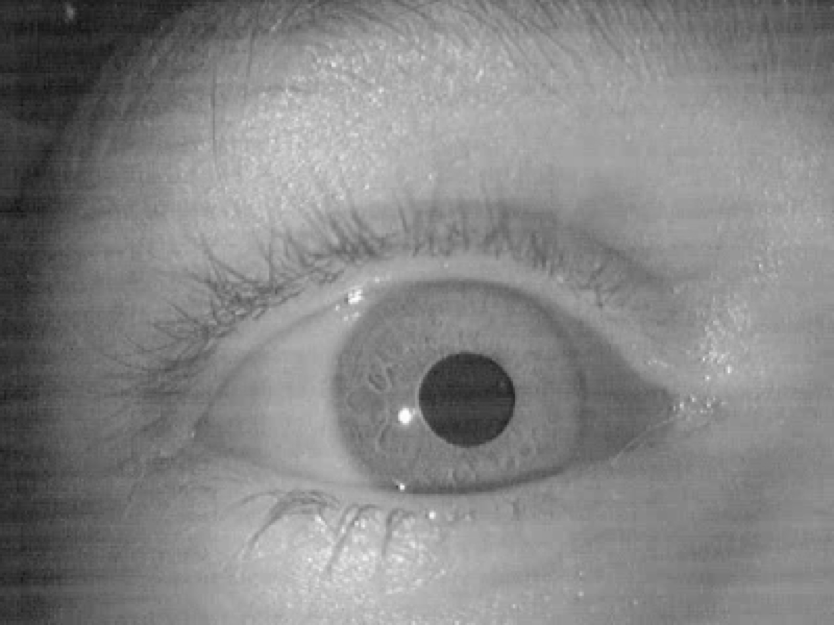
#> input picture Filtering/Img1_OriginalImage.png, 834 x 625 px, given in place of the camera
$ python eyeTrackingMainEdit.py   (older library calls are emulated)
#> lines starting #> are read from the running program, lines starting #| are printed output that depends on the picture; after the words box and inside, x2 and y2 are one past the last pixel; in counts of white or black regions, pixels touching at a corner belong together
### Accuracy/imgThreshold.py
#author: Nadezhda Shivarova
#date created: 19/03/16
#Description: Combining thresholding and math morphology into
#a single function to use within main()

import numpy as np
import math
import cv2
#import removeOutliersThresh as outliers
import bi_level_img_threshold as thresh


from matplotlib import pyplot as plt


def imgThreshold(frame):

    # Convert to greyscale frame
    frame_gray = cv2.cvtColor(frame, cv2.COLOR_BGR2GRAY)
    cv2.imshow('original',frame_gray)

    # Create structuring element - disk to remove glint
    struct_el = cv2.getStructuringElement(cv2.MORPH_ELLIPSE,(25,25))
    frame_open = cv2.morphologyEx(frame_gray, cv2.MORPH_OPEN, struct_el)
    cv2.imshow('open',frame_open)

    # Get histogram of frame
    # more efficient than calcHist and eliminates memory error
    hist_img = np.bincount(frame_gray.flatten())
    print('len_hist',len(hist_img))
    # truncate histogram to remove bin 0 and bin 255 instead of removing outliers which
    # removes all the bins
    hist_img = hist_img[1:len(hist_img)-2]

    # Pass histogram to adaptive thresholding to determine level

    threshLevel = thresh.bi_level_img_threshold(hist_img)
    if(threshLevel > 100):
        threshLevel = 45

    # Adjust start index of hist and add manual level adjustment
    #threshLevelAdjust = threshLevel + lower_index
    #print('Bi level thresh', threshLevelAdjust)


    # Threshold frame using level obtained from adaptive threshold
    print ("thresh level %d " % threshLevel)
    ret,threshPupil = cv2.threshold(frame_open,threshLevel,255,cv2.THRESH_BINARY)
    cv2.imshow('thresh pupil',threshPupil)


    # Invert and threshold frame to isolate only glint
    #frameInv = np.invert(frame_gray)
    #cv2.imshow('frameInv',frameInv)

    ret,threshGlint = cv2.threshold(frame_gray,200,255,cv2.THRESH_BINARY_INV)
    cv2.imshow('thresh glint',threshGlint)

    return threshPupil, threshGlint

### Accuracy/bi_level_img_threshold.py
#author: Nadezhda Shivarova
#date created: 30/11/15
#Description: Perform Bi-Level Image Threshold on a histogram to determine the optimal threshold level
#Using the algorithm in the paper Bi Level Img Thresholding, Antonio dos Anjos

import numpy as np

def bi_level_img_threshold( hist ):
    hist = hist.flatten()
	#print('len hist ', len(hist))
    if(len(hist)>0):
		#start and end index of the histogram
		I_s = 0
		I_e = len(hist)-1
		#print('I_e ', I_e, 'I_m ', (I_s+I_e)/2)
		#print('hist [Ie]', hist[I_e])
		#starting point: get right and left weights of histogram and
		#determine the midpoint base triangle

		I_m = (I_s+I_e)/2
		W_l = np.sum(hist[I_s : I_m])
		W_r = np.sum(hist[I_m+1 : I_e])
		#print('W_l ', W_l, 'W_r ', W_r)

		while (I_s != I_e):
			if (W_r > W_l):
				W_r = W_r - hist[I_e]
				#print('Wr ', W_r)
				I_e = I_e - 1
				#print('Ie new', I_e)

				if ((I_s+I_e)/2 < I_m):
					W_l = W_l - hist[I_m]
					W_r = W_r + hist[I_m]
					I_m = I_m - 1

			#apply the algorithm mirrored, I_m tends towards depression
			elif (W_l >= W_r):
				W_l = W_l + hist[I_s]
				I_s = I_s + 1

				if ((I_s+I_e)/2 > I_m):
					W_l = W_l + hist[I_m+1]
					W_r = W_r - hist[I_m+1]
					I_m = I_m + 1
    else:
		I_m = 45
	#I_s and I_e get closer until they are equal to I_m
	#I_m is the optimal threshold i.e. depression between left and right side

	#for overshot threshold level, choose manual
#    if(I_m > 100):
#        I_m = 45

    return I_m

### Accuracy/edgeDetection.py

import numpy as np
import cv2
from matplotlib import pyplot as plt


def getContours(image):
    global mask
    _,contours, hierarchy = cv2.findContours(image, cv2.RETR_TREE, cv2.CHAIN_APPROX_NONE)
    cnts = sorted(contours, key = cv2.contourArea, reverse = True)[:10]


    mainContour = None
    mainMoments = None
    contourCentreX = None
    contourCentreY = None

    maxArea = 0.0
#    print " "
    for c in cnts:
        area = cv2.contourArea(c)
#        print "pupil area: %d" % area
        if area > maxArea and area > 600 and area < 3000: #ensure the correct contour is detected
            M_2 = cv2.moments(c)
            cX = int(M_2['m10']/M_2['m00'])
            cY = int(M_2['m01']/M_2['m00'])
            if cX >= topLeftCornerX and cY >= topLeftCornerY and cX <= bottomRightCornerX and cY <= bottomRightCornerY:
                maxArea = area
                mainContour = c
                M = cv2.moments(c)
                contourCentreX = int(M['m10']/M['m00'])
                contourCentreY = int(M['m01']/M['m00'])

#    if mainContour is None:
#        print "pupil contour is none"

    print maxArea
    return contourCentreX, contourCentreY, mainContour

# [110 lines left out: functions getContoursVideo, getContoursCorneal, getContoursCornealVideo, not called in this run]


#input is 2 thresholded images. 1.for pupil 2. for corneal
def edgeDetectionAlgorithm(pupilThreshold, cornealThreshold):
    global isPupilDetected
    global isCornealDetected
    global cpX
    global cpY
    global topLeftCornerX
    global topLeftCornerY
    global bottomRightCornerX
    global bottomRightCornerY


    cpX = None
    cpY = None
    ccX = None
    ccY = None
    cp = None
    cc = None

    isPupilDetected = 0
    isCornealDetected = 0

    edgeLimit = 4

    w,h = pupilThreshold.shape

    topLeftCornerX = h / edgeLimit
    topLeftCornerY = w / edgeLimit
    bottomRightCornerX = h / edgeLimit * (edgeLimit-1)
    bottomRightCornerY = w / edgeLimit * (edgeLimit-1)


    #--------------------- Detect pupil -----------------#
    cpX, cpY, cp = getContours(pupilThreshold)


    if cpX is None or cpY is None:  #check is pupil has been detected
        isPupilDetected = 1
        print "pupil not detected"
        cv2.waitKey(1)
    else:
        #--------------------- Detect corneal -----------------#

        # Need thresholded image for corneal detection
        ccX, ccY, cc = getContoursCorneal(cornealThreshold)
#        print "corneal values"
#        print ccX
#        print ccY


        if ccX is None or ccY is None:  #check is pupil has been detected
            isCornealDetected = 1
            print "corneal not detected"
            cv2.waitKey(1)

    return cpX,cpY,cp,ccX,ccY,cc


#input is 2 thresholded images. 1.for pupil 2. for corneal
# [55 lines left out: function edgeDetectionAlgorithmVideo, not called in this run]

### Accuracy/getCalibrationUnknowns.py
import numpy as np

# 1366  x 768
# 153.6
# 76.8

def calibration(pupilX, pupilY, glintX, glintY, calibrationX, calibrationY):
    "Finds the unknown values in equation for relative gaze points"

	#X differences of glint-pupil vector
    deltaX = [(pupilX[0] - glintX[0]), (pupilX[1] - glintX[1]), (pupilX[2] - glintX[2]), (pupilX[3] - glintX[3]),
    (pupilX[4] - glintX[4]), (pupilX[5] - glintX[5]), (pupilX[6] - glintX[6]), (pupilX[7] - glintX[7]), (pupilX[8] - glintX[8])]

	#Y differences of glint-pupil vector
    deltaY = [(pupilY[0] - glintY[0]), (pupilY[1] - glintY[1]), (pupilY[2] - glintY[2]), (pupilY[3] - glintY[3]),
    (pupilY[4] - glintY[4]), (pupilY[5] - glintY[5]), (pupilY[6] - glintY[6]), (pupilY[7] - glintY[7]), (pupilY[8] - glintY[8])]

	#Equations matrix
    #2nd order (6 unknowns, 9 equations)
    a = np.array([[1, deltaX[0], deltaY[0], deltaX[0] * deltaY[0], deltaX[0]**2, deltaY[0]**2],
                  [1, deltaX[1], deltaY[1], deltaX[1] * deltaY[1], deltaX[1]**2, deltaY[1]**2],
                  [1, deltaX[2], deltaY[2], deltaX[2] * deltaY[2], deltaX[2]**2, deltaY[2]**2],
                  [1, deltaX[3], deltaY[3], deltaX[3] * deltaY[3], deltaX[3]**2, deltaY[3]**2],
                  [1, deltaX[4], deltaY[4], deltaX[4] * deltaY[4], deltaX[4]**2, deltaY[4]**2],
                  [1, deltaX[5], deltaY[5], deltaX[5] * deltaY[5], deltaX[5]**2, deltaY[5]**2],
                  [1, deltaX[6], deltaY[6], deltaX[6] * deltaY[6], deltaX[6]**2, deltaY[6]**2],
                  [1, deltaX[7], deltaY[7], deltaX[7] * deltaY[7], deltaX[7]**2, deltaY[7]**2],
                  [1, deltaX[8], deltaY[8], deltaX[8] * deltaY[8], deltaX[8]**2, deltaY[8]**2]])
    print 'Equations matrix'
    print a

	#Answer matrix for x
	#2nd order (6 unknowns)
    b = np.array([[calibrationX[0]], [calibrationX[1]], [calibrationX[2]], [calibrationX[3]], [calibrationX[4]], [calibrationX[5]],
    [calibrationX[6]], [calibrationX[7]], [calibrationX[8]]])
    print 'Answer matrix for a'
    print b
    print 'Solutions for a'
    solutionA = np.linalg.lstsq(a,b)
    print solutionA[0]

	#Answer matrix for y
	#2nd order (6 unknowns)
    c = np.array([[calibrationY[0]], [calibrationY[1]], [calibrationY[2]], [calibrationY[3]], [calibrationY[4]], [calibrationY[5]],
    [calibrationY[6]], [calibrationY[7]], [calibrationY[8]]])
    print 'Answer matrix for b'
    print c
    print 'Solutions for b'
    solutionB = np.linalg.lstsq(a,c)
    print solutionB[0]

    return (solutionA[0], solutionB[0]);

calibration([648,516,591,630,542,593,585,546,634], [415,379,355,367,344,334,334,382,320],
            [626,560,596,615,571,595,594,571,614], [437,417,407,415,404,399,420,395,405],
            [136,1228,683,403,937,683,683,937,403], [691,691,384,384,384,230,547,230,230])


### Accuracy/eyeTrackingMainEdit.py
# author: Nadezhda Shivarova, Calum Whytock, David McNicol
# date created: 25/01/16
# Description: Amalgamation (main()) of functions for eye tracking. Uploads
# the IR video and thresholds image, identifies pupil and glint
# centre and calculates the direction vector. Each operation is
# organised as a standalone function.
#

import numpy as np
import math
import cv2
#import removeOutliersThresh as outliers
import bi_level_img_threshold as thresh
import edgeDetection as edgeDet
#import AllTogetherEdit as ATE
import getGazePoint as GGP
import imgThreshold
import getCalibrationUnknowns as GCU


import click_callback as callback

from matplotlib import pyplot as plt

dots = cv2.imread('dots.png')
cv2.namedWindow('click space')
cv2.setMouseCallback("click space", callback.click_callback)

#Solutions obtained from 'Eye.MOV'
#aOriginal = [402.84482, -20.6854858, -7.40409644, -0.139460511,
#-0.0316878766, -0.0595331782]
#bOriginal = [496.58251, 16.006643, 8.2113024, 0.2931556,
#0.27153592, 0.075294837]

pupilX = [275, 264, 244, 280, 261, 239, 277, 259, 240]
pupilY = [178, 178, 178, 183, 183, 182, 188, 188, 190]
glintX = [278, 273, 264, 281, 272, 262, 279, 270, 259]
glintY = [190, 188, 190, 191, 189, 190, 190, 191, 192]
calibrationX = [213, 639, 1065, 213, 639, 1065, 213, 639, 1065]
calibrationY = [133, 133, 133, 399, 399, 399, 665, 665, 665]

aOriginal, bOriginal =  GCU.calibration(pupilX, pupilY, glintX, glintY, calibrationX, calibrationY)

# Open video capture
cap = cv2.VideoCapture(1)
i = 0
click_count_prev = 0;

#print(cap)
#print(cap.isOpened())

while(cap.isOpened()):

    cv2.imshow('click space', dots )

    # Read a frame from feed
    ret, frame = cap.read()
#> frame is the input picture: shape (625, 834, 3); min 18, max 254, mean 132.6

    threshPupil, threshGlint = imgThreshold.imgThreshold(frame)
#> in imgThreshold, `frame_open = cv2.morphologyEx(frame_gray, cv2.MORPH_OPEN, struct_el)`:
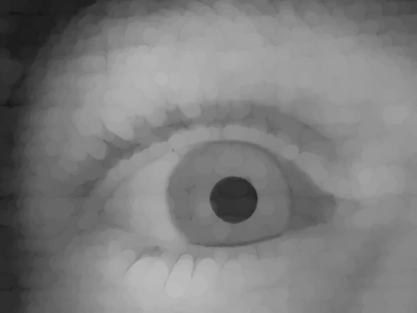
#> frame_open: shape (625, 834) (shown at 1/2 size); min 18, max 188, mean 125.1
#> in imgThreshold, `hist_img = np.bincount(frame_gray.flatten())`: hist_img = 255 values, max 7905 at index 133, min 0 at index 0, mean 2044.1
#| len_hist 255
#> in imgThreshold, `hist_img = hist_img[1:len(hist_img)-2]`: hist_img = 252 values, max 7905 at index 132, min 0 at index 0, mean 2068.4
#> in bi_level_img_threshold, `hist = hist.flatten()`: hist has the same summary as hist_img in imgThreshold
#> in bi_level_img_threshold, `I_e = len(hist)-1`: I_e = 251
#> in bi_level_img_threshold, `I_m = (I_s+I_e)/2`: I_m = 125
#> in bi_level_img_threshold, `W_l = np.sum(hist[I_s : I_m])`: W_l = 178369
#> in bi_level_img_threshold, `W_r = np.sum(hist[I_m+1 : I_e])`: W_r = 336849
#> the loop in bi_level_img_threshold, `while (I_s != I_e):` made 251 passes
#> (W_r, I_e, W_l, I_m) on passes 2, 4, 6, 8, 10, 12, 14, 16: (342822, 249, 172364, 124), (348666, 247, 166496, 123), (354330, 245, 160817, 122), (359848, 243, 155289, 121), (365112, 241, 150015, 120), (370047, 239, 145063, 119), (374700, 237, 140396, 118), (379079, 235, 135996, 117)
#> after the loop in bi_level_img_threshold, `while (I_s != I_e):`: I_e = 0; W_l = -6005; W_r = -17
#> in imgThreshold, `threshLevel = thresh.bi_level_img_threshold(hist_img)`: threshLevel = 0
#| thresh level 0
#> in imgThreshold, `ret,threshGlint = cv2.threshold(frame_gray,200,255,cv2.THRESH_BINARY_I..`:
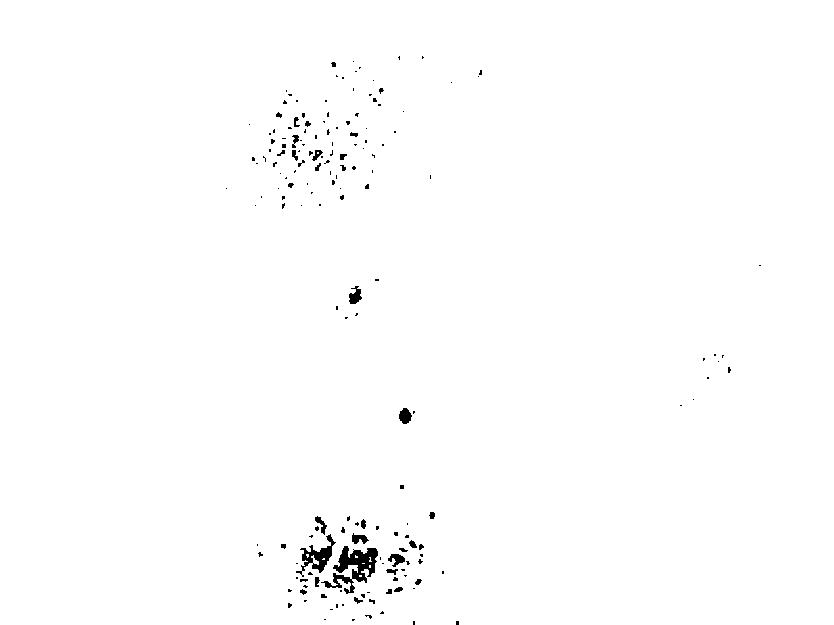
#> threshGlint: shape (625, 834); 99.2% white; 172 black regions (137 under 20 px)
    target = open('mouse_click_points.txt', 'a')
    #target.write("%d %d \n" % (gazeX, gazeY))
    #target.close()

    # Edge Detection of binary frame
    cpX,cpY,cp,ccX,ccY,cc = edgeDet.edgeDetectionAlgorithm(threshPupil, threshGlint)
#> in getContours, `_,contours, hierarchy = cv2.findContours(image, cv2.RETR_TREE, cv2.CHA..`: contours = 1 contour; box (x1, y1, x2, y2) and area: (0, 0, 834, 625) 519792
#> in getContours, `cnts = sorted(contours, key = cv2.contourArea, reverse = True)[:10]`: cnts has the same summary as contours
#> the loop in getContours, `for c in cnts:` made 1 pass
#> area on pass 1: 519792
#> after the loop in getContours, `for c in cnts:`: maxArea = 0
#| 0.0
#    print('cpX: ', cpX, ' cpY: ', cpY, ' ccX: ', ccX, ' ccY: ', ccY)
    if cpX is None or cpY is None or ccX is None or ccY is None:
        print('pupil or corneal not detected, skipping...')
    else:
        # Ellipse Fitting
        frameCopy = frame.copy()

        #draw pupil centre
        cv2.circle(frameCopy, (cpX,cpY),3,(0,255,0),-1)

        #draw pupil circumference
        cv2.drawContours(frameCopy,cp,-1,(0,0,255),3)

        #draw corneal centre
        cv2.circle(frameCopy, (ccX,ccY),3,(0,255,0),-1)

        #draw corneal circumference
        cv2.drawContours(frameCopy,cc,-1,(0,0,255),3)


        cv2.imshow('frame detected', frameCopy)

        print('cpX: ', cpX, ' cpY: ', cpY, ' ccX: ', ccX, ' ccY: ', ccY)
        # Centre points of glint and pupil pass to vector
#        print('Gaze points X and Y:')
        gazeX, gazeY = GGP.getGazePoint(aOriginal, bOriginal, cpX, cpY, ccX, ccY)
        if callback.click_count == 0:
            target.write("%d %d %d\n" % (gazeX, gazeY, -1))

        if callback.click_count != click_count_prev:
            target.write("%d %d %d\n" % (gazeX, gazeY, callback.click_count))
            click_count_prev = callback.click_count
        else:
            target.write("%d %d %d\n" % (gazeX, gazeY, -1))

        # [6 lines of commented-out code are left out]
    if cv2.waitKey(1) & 0xFF == ord('q'):
#> (key q is pressed here)
        target.close()
        break

cap.release()
#target.close()
cv2.destroyAllWindows()

$ run again, on Filtering/Img3_OriginalImage.png
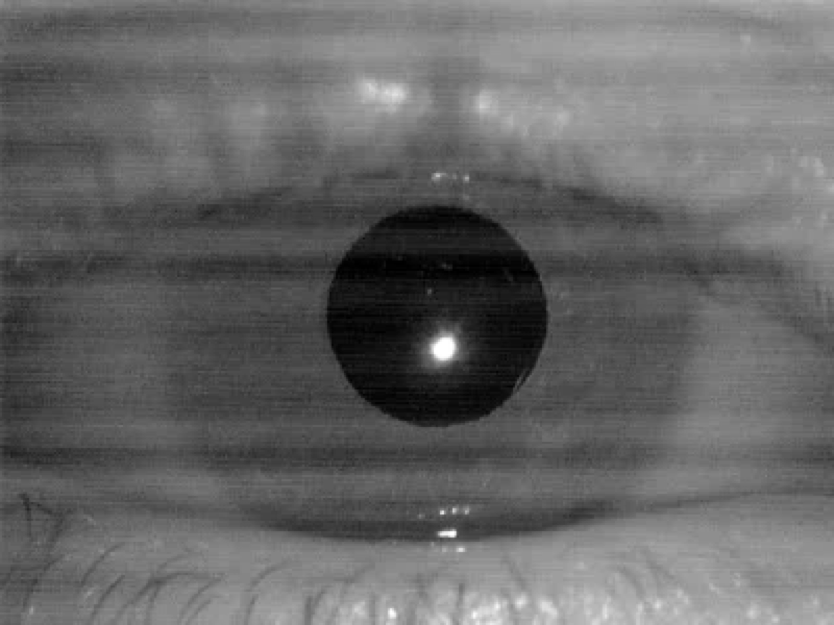
#> input picture Filtering/Img3_OriginalImage.png, 834 x 625 px, given in place of the camera
#> frame is the input picture: shape (625, 834, 3); min 0, max 255, mean 101.3
#> in imgThreshold, `hist_img = np.bincount(frame_gray.flatten())`: hist_img = 256 values, max 9596 at index 80, min 3 at index 233, mean 2036.1
#| len_hist 256
#> in imgThreshold, `hist_img = hist_img[1:len(hist_img)-2]`: hist_img = 253 values, max 9596 at index 79, min 3 at index 232, mean 2058.7
#> hist has the same summary as hist_img in imgThreshold
#> in bi_level_img_threshold, `I_e = len(hist)-1`: I_e = 252
#> in bi_level_img_threshold, `I_m = (I_s+I_e)/2`: I_m = 126
#> in bi_level_img_threshold, `W_l = np.sum(hist[I_s : I_m])`: W_l = 371990
#> in bi_level_img_threshold, `W_r = np.sum(hist[I_m+1 : I_e])`: W_r = 144563
#> the loop in bi_level_img_threshold, `while (I_s != I_e):` made 252 passes
#> (W_l, W_r) on passes 2, 4, 6, 8, 10, 12, 14, 16: (376886, 140392), (380832, 137354), (384732, 134707), (389573, 131547), (394744, 128170), (400259, 124848), (406116, 121364), (414024, 116846)
#> after the loop in bi_level_img_threshold, `while (I_s != I_e):`: I_e = 252; W_l = 1037392; W_r = -29
#> threshLevel = 252
#> in imgThreshold, `ret,threshPupil = cv2.threshold(frame_open,threshLevel,255,cv2.THRESH_..`:
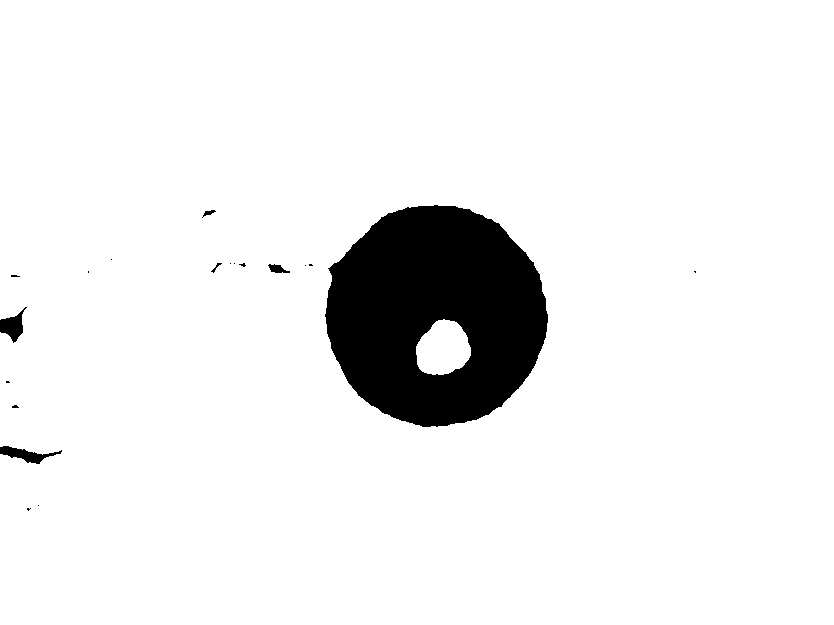
#> threshPupil: shape (625, 834); 92.9% white; 19 black regions (13 under 20 px), largest, box (x1, y1, x2, y2) and area: (325, 205, 548, 427) 35916, (0, 446, 62, 464) 463, (0, 307, 27, 343) 453, (268, 264, 290, 273) 116, (202, 210, 216, 218) 44, (211, 263, 222, 273) 29
#> ret = 45
#> in imgThreshold, `ret,threshGlint = cv2.threshold(frame_gray,200,255,cv2.THRESH_BINARY_I..`:
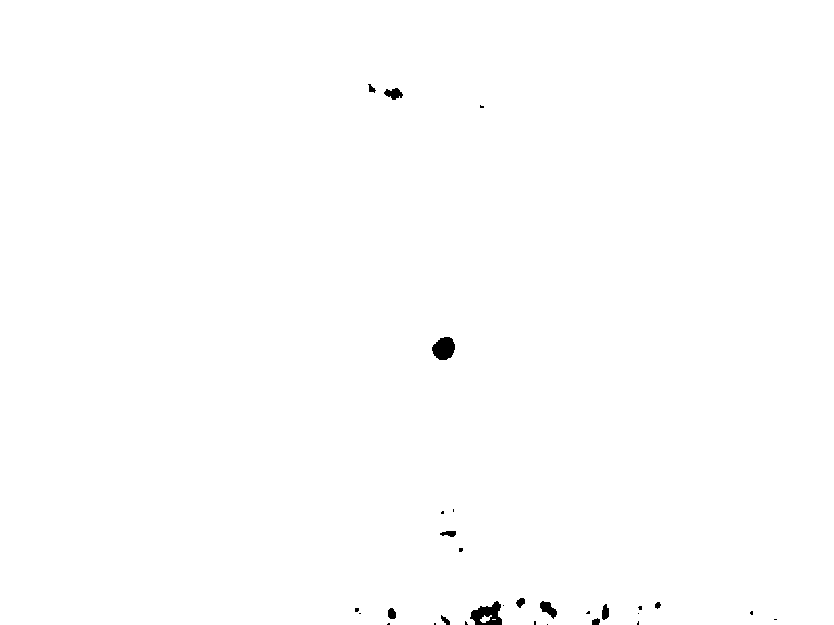
#> threshGlint: shape (625, 834); 99.7% white; 30 black regions (18 under 20 px)
#> in getContours, `_,contours, hierarchy = cv2.findContours(image, cv2.RETR_TREE, cv2.CHA..`: contours = 21 contours, 12 with area under 20; largest, box (x1, y1, x2, y2) and area: (0, 0, 834, 625) 518783, (324, 204, 549, 428) 38554, (416, 319, 471, 375) 2240, (267, 263, 291, 274) 140, (202, 209, 217, 218) 58
#> in getContours, `cnts = sorted(contours, key = cv2.contourArea, reverse = True)[:10]`: cnts = 10 contours, 1 with area under 20; largest, box (x1, y1, x2, y2) and area: (0, 0, 834, 625) 518783, (324, 204, 549, 428) 38554, (416, 319, 471, 375) 2240, (267, 263, 291, 274) 140, (202, 209, 217, 218) 58
#> the loop in getContours, `for c in cnts:` made 10 passes
#> (area, cX, cY, maxArea, contourCentreX, contourCentreY) on pass 3: (2240.5, 442, 348, 2240.5, 442, 348)
#> after the loop in getContours, `for c in cnts:`: M = moments, m00 2240.5, centre m10/m00, m01/m00 = (442.7, 348.2); M_2 has the same summary as M; cX = 442; cY = 348; contourCentreX = 442; contourCentreY = 348; mainContour = contour of 155 points, box (x1, y1, x2, y2) (416, 319, 471, 375), area 2240; maxArea = 2240.5
#| 2240.5
#> in edgeDetectionAlgorithm, `cpX, cpY, cp = getContours(pupilThreshold)`: cpX = 442; cpY = 348; cp has the same summary as mainContour in getContours
#> in getContoursCorneal, `_,contours, hierarchy = cv2.findContours(image, cv2.RETR_TREE, cv2.CHA..`: contours = 24 contours, 11 with area under 20; largest, box (x1, y1, x2, y2) and area: (0, 0, 834, 625) 519102, (431, 336, 456, 361) 436, (539, 600, 558, 620) 188, (383, 87, 404, 101) 165, (601, 603, 610, 621) 105
#> in getContoursCorneal, `cnts = sorted(contours, key = cv2.contourArea, reverse = True)[:len(co..`: cnts has the same summary as contours
#> the loop in getContoursCorneal, `for c in cnts:` made 24 passes
#> after the loop in getContoursCorneal, `for c in cnts:`: contourList = []; maxArea = 0
#> contourImg: shape (470, 620, 3); every value is 0
#> `cpX,cpY,cp,ccX,ccY,cc = edgeDet.edgeDetectionAlgorithm(threshPupil, th..`: cp has the same summary as mainContour in getContours
